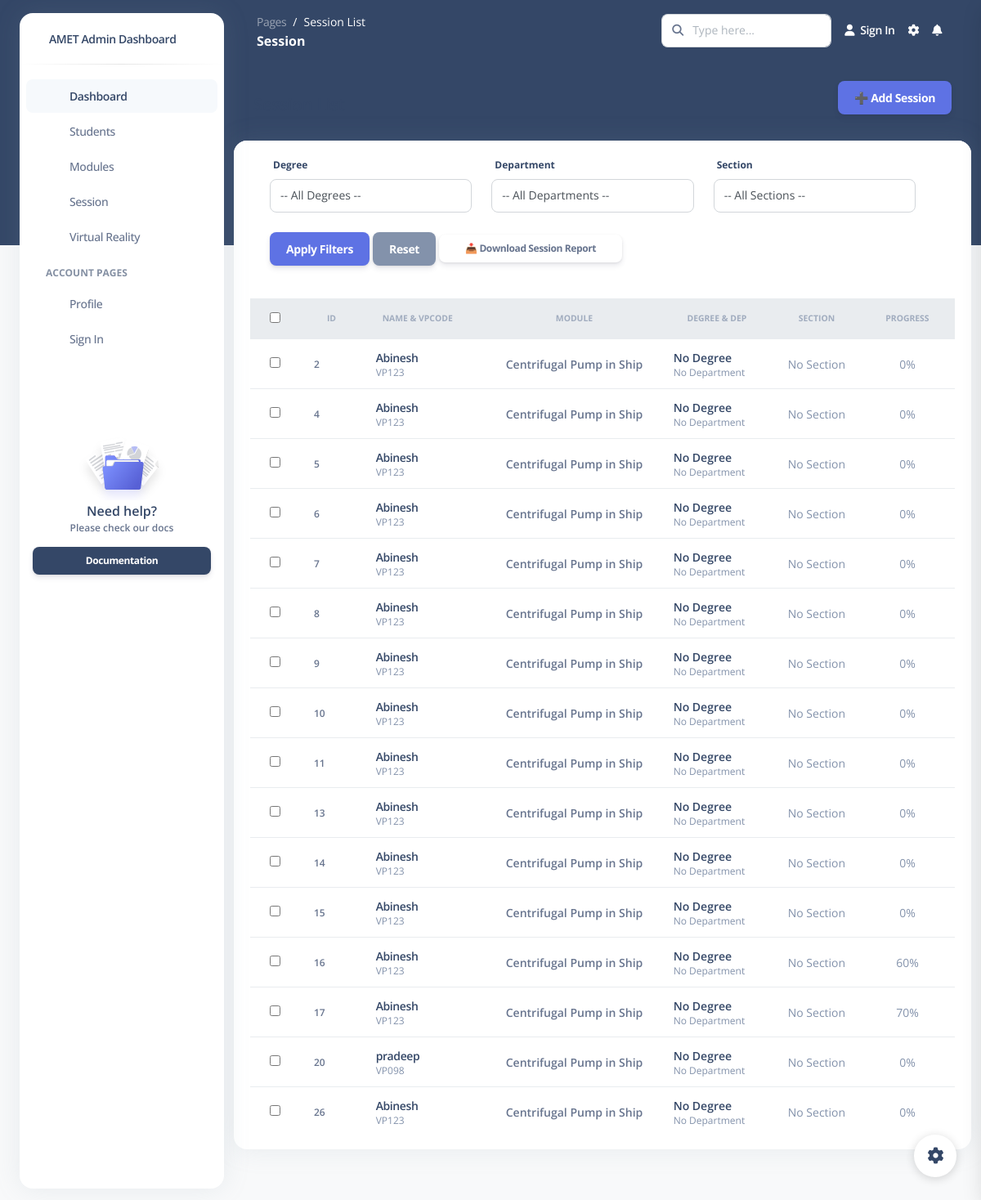
Before: /sessions/ with the older database file.
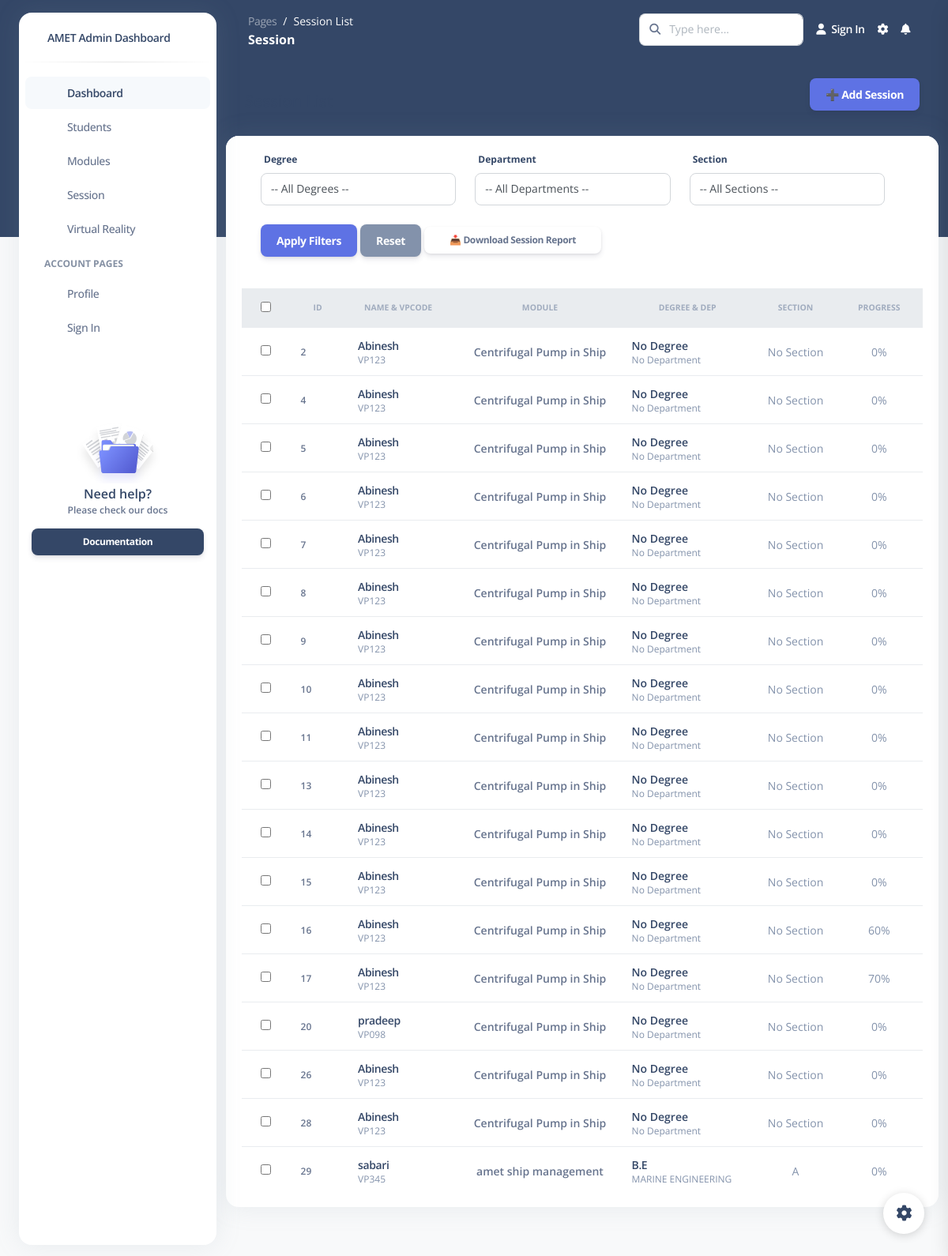
After: the same page with the newer database file.
### students/models.py (models this page shows, shortened)
class Session(models.Model):
    student = models.ForeignKey(Student, on_delete=models.CASCADE)
    module = models.ForeignKey(Module, on_delete=models.CASCADE)
    check_in = models.DateTimeField(auto_now_add=True)
    check_out = models.DateTimeField(null=True, blank=True)
    progress = models.IntegerField(default=0)

class Student(models.Model):
    name = models.CharField(max_length=100)
    degree = models.ForeignKey(Degree, on_delete=models.SET_NULL, null=True, blank=True)
    department = models.ForeignKey(Department, on_delete=models.SET_NULL, null=True, blank=True,default=1)
    section = models.ForeignKey(Section, on_delete=models.SET_NULL, null=True, blank=True)
    email = models.EmailField(unique=True, null=True, blank=True)
    vp_code = models.CharField(max_length=20, unique=True)
    created_at = models.DateTimeField(default=timezone.now)

class Module(models.Model):
    name = models.CharField(max_length=100)
    description = models.TextField(null=True, blank=True)
    created_at = models.DateTimeField(default=timezone.now)

class Degree(models.Model):
    name = models.CharField(max_length=100)

class Department(models.Model):
    degree = models.ForeignKey(Degree, on_delete=models.CASCADE)
    name = models.CharField(max_length=100)

class Section(models.Model):
    department = models.ForeignKey(Department, on_delete=models.CASCADE)
    section = models.CharField(max_length=10)

### students/views.py (the view)
# urls.py: path('sessions/', sessions_list, name='sessions_list'),
def sessions_list(request):
    sessions = Session.objects.select_related(
    'student',
    'student__degree',
    'student__department',
    'student__section',
    'module'
).all()
    context = {
        'sessions': sessions,
    }
    return render(request, 'sessions_list.html', context)

### students/templates/sessions_list.html (shortened to what this page needs)
{% load static %}
<!DOCTYPE html>
<html lang="en">
<head>
  <link href="https://demos.creative-tim.com/argon-dashboard-pro/assets/css/nucleo-icons.css" rel="stylesheet" />
  <link href="https://demos.creative-tim.com/argon-dashboard-pro/assets/css/nucleo-svg.css" rel="stylesheet" />
  <link id="pagestyle" href="{% static 'css/argon-dashboard.css' %}" rel="stylesheet" />
</head>
<body class="g-sidenav-show   bg-gray-100">
  <div class="min-height-300 bg-dark position-absolute w-100"></div>
  <aside class="sidenav bg-white navbar navbar-vertical navbar-expand-xs border-0 border-radius-xl my-3 fixed-start ms-4 " id="sidenav-main">
    <div class="sidenav-header">
      <a class="navbar-brand m-0" href="{% url 'admin_dashboard' %}"  >
        <span class="ms-1 font-weight-bold">AMET Admin Dashboard</span>
      </a>
    </div>
    <hr class="horizontal dark mt-0">
    <div class="collapse navbar-collapse  w-auto " id="sidenav-collapse-main">
      <ul class="navbar-nav">
        <li class="nav-item">
          <a class="nav-link active" href="{% url 'admin_dashboard' %}">
            <div class="icon icon-shape icon-sm border-radius-md text-center me-2 d-flex align-items-center justify-content-center">
            </div>
            <span class="nav-link-text ms-1">Dashboard</span>
          </a>
        </li>
        <li class="nav-item">
          <a class="nav-link " href="{% url 'student_profile' %}">
            <div class="icon icon-shape icon-sm border-radius-md text-center me-2 d-flex align-items-center justify-content-center">
            </div>
            <span class="nav-link-text ms-1">Students</span>
          </a>
        </li>
        <li class="nav-item">
          <a class="nav-link " href="{% url 'module_list' %}">
            <div class="icon icon-shape icon-sm border-radius-md text-center me-2 d-flex align-items-center justify-content-center">
            </div>
            <span class="nav-link-text ms-1">Modules</span>
          </a>
        </li>
        <li class="nav-item">
          <a class="nav-link " href="{% url 'sessions_list' %}">
            <div class="icon icon-shape icon-sm border-radius-md text-center me-2 d-flex align-items-center justify-content-center">
            </div>
            <span class="nav-link-text ms-1">Session</span>
          </a>
        </li>
        <li class="nav-item">
          <a class="nav-link " href="">
            <div class="icon icon-shape icon-sm border-radius-md text-center me-2 d-flex align-items-center justify-content-center">
            </div>
            <span class="nav-link-text ms-1">Virtual Reality</span>
          </a>
        </li>
        <li class="nav-item mt-3">
          <h6 class="ps-4 ms-2 text-uppercase text-xs font-weight-bolder opacity-6">Account pages</h6>
        </li>
        <li class="nav-item">
          <a class="nav-link " href="">
            <div class="icon icon-shape icon-sm border-radius-md text-center me-2 d-flex align-items-center justify-content-center">
            </div>
            <span class="nav-link-text ms-1">Profile</span>
          </a>
        </li>
        <li class="nav-item">
          <a class="nav-link " href="{% url 'admin_login' %}">
            <div class="icon icon-shape icon-sm border-radius-md text-center me-2 d-flex align-items-center justify-content-center">
            </div>
            <span class="nav-link-text ms-1">Sign In</span>
          </a>
        </li>
      </ul>
    </div>
    <div class="sidenav-footer mx-3 ">
      <div class="card card-plain shadow-none" id="sidenavCard">
        <img class="w-50 mx-auto" src="{% static 'asset/img copy/illustrations/icon-documentation.svg' %}" alt="sidebar_illustration">
        <div class="card-body text-center p-3 w-100 pt-0">
          <div class="docs-info">
            <h6 class="mb-0">Need help?</h6>
            <p class="text-xs font-weight-bold mb-0">Please check our docs</p>
          </div>
        </div>
      <a href="" target="_blank" class="btn btn-dark btn-sm w-100 mb-3">Documentation</a>
    </div>
  </aside>
  <main class="main-content position-relative border-radius-lg ">
    <nav class="navbar navbar-main navbar-expand-lg px-0 mx-4 shadow-none border-radius-xl " id="navbarBlur" data-scroll="false">
      <div class="container-fluid py-1 px-3">
        <nav aria-label="breadcrumb">
          <ol class="breadcrumb bg-transparent mb-0 pb-0 pt-1 px-0 me-sm-6 me-5">
            <li class="breadcrumb-item text-sm"><a class="opacity-5 text-white" href="javascript:;">Pages</a></li>
            <li class="breadcrumb-item text-sm text-white active" aria-current="page">Session List</li>
          </ol>
          <h6 class="font-weight-bolder text-white mb-0">Session</h6>
        </nav>
        <div class="collapse navbar-collapse mt-sm-0 mt-2 me-md-0 me-sm-4" id="navbar">
          <div class="ms-md-auto pe-md-3 d-flex align-items-center">
            <div class="input-group">
              <span class="input-group-text text-body"><i class="fas fa-search" aria-hidden="true"></i></span>
              <input type="text" class="form-control" placeholder="Type here...">
            </div>
          </div>
          <ul class="navbar-nav  justify-content-end">
            <li class="nav-item d-flex align-items-center">
              <a href="{% url 'admin_login' %}" class="nav-link text-white font-weight-bold px-0">
                <i class="fa fa-user me-sm-1"></i>
                <span class="d-sm-inline d-none">Sign In</span>
              </a>
            </li>
            <li class="nav-item px-3 d-flex align-items-center">
              <a href="javascript:;" class="nav-link text-white p-0">
                <i class="fa fa-cog fixed-plugin-button-nav cursor-pointer"></i>
              </a>
            </li>
            <li class="nav-item dropdown pe-2 d-flex align-items-center">
              <a href="javascript:;" class="nav-link text-white p-0" id="dropdownMenuButton" data-bs-toggle="dropdown" aria-expanded="false">
                <i class="fa fa-bell cursor-pointer"></i>
              </a>
            </li>
          </ul>
        </div>
      </div>
    </nav>
   <div class="container-fluid py-4">
  <div class="d-flex justify-content-between align-items-center px-4 mb-3">
    <h5 class="mb-0 fw-bold">Session List</h5>
    <a href="" class="btn btn-primary">
      ➕ Add Session
    </a>
  </div>
  <div class="row">
    <div class="col-12">
      <div class="card mb-4">
        <div class="card-header pb-0">
        </div>
      <form method="get" class="row g-2 px-4 mb-3">
  <div class="row px-4 mb-3">
    <div class="col-md-4">
      <label for="degree">Degree</label>
      <select name="degree" id="degree" class="form-control">
        <option value="">-- All Degrees --</option>
      </select>
    </div>
    <div class="col-md-4">
      <label for="department">Department</label>
      <select name="department" id="department" class="form-control">
        <option value="">-- All Departments --</option>
      </select>
    </div>
    <div class="col-md-4">
      <label for="section">Section</label>
      <select name="section" id="section" class="form-control">
        <option value="">-- All Sections --</option>
      </select>
    </div>
  </div>
  <div class="px-4 mb-3">
    <button type="submit" class="btn btn-primary">Apply Filters</button>
    <a href="{% url 'sessions_list' %}" class="btn btn-secondary">Reset</a>
    <a href="{% url 'export_session_report' %}" class="btn btn btn-sm">
  📥 Download Session Report
</a>
</div>
 <div class="table-responsive p-0">
  <table class="table align-items-center mb-0">
    <thead class="bg-light">
      <tr>
        <th class="ps-4"><input type="checkbox" id="select-all" /></th>
        <th class="text-uppercase text-secondary text-xxs font-weight-bolder opacity-7">ID</th>
        <th class="text-uppercase text-secondary text-xxs font-weight-bolder opacity-7">Name & VPCode</th>
        <th class="text-uppercase text-secondary text-xxs font-weight-bolder opacity-7 text-center">Module</th>
        <th class="text-uppercase text-secondary text-xxs font-weight-bolder opacity-7 text-center">Degree & Dep</th>
        <th class="text-uppercase text-secondary text-xxs font-weight-bolder opacity-7 text-center">Section</th>
        <th class="text-uppercase text-secondary text-xxs font-weight-bolder opacity-7 text-center">Progress</th>
      </tr>
    </thead>
    <tbody>
      {% for session in sessions %}
      <tr>
        <td class="ps-4">
          <input type="checkbox" name="selected_ids" value="{{ session.id }}">
        </td>
        <td><p class="text-xs font-weight-bold mb-0">{{ session.id }}</p></td>
        <td>
          <div class="d-flex px-2 py-1 align-items-center">
            <div class="d-flex flex-column justify-content-center">
              <h6 class="mb-0 text-sm">
                <a href="{% url 'edit_student' session.student.id %}">{{ session.student.name }}</a>
              </h6>
              <p class="text-xs text-secondary mb-0">{{ session.student.vp_code }}</p>
            </div>
          </div>
        </td>
        <td class="text-center"><p class="text-sm font-weight-bold mb-0">{{ session.module.name }}</p></td>
<td>
  <div class="d-flex px-2 py-1 align-items-center">
    <div class="d-flex flex-column justify-content-center">
      <h6 class="mb-0 text-sm">
        {% if session.student.degree %}
          <a href="">{{ session.student.degree.name }}</a>
        {% else %}
          No Degree
        {% endif %}
      </h6>
      <p class="text-xs text-secondary mb-0">
        {% if session.student.department %}
          {{ session.student.department.name }}
        {% else %}
          No Department
        {% endif %}
      </p>
    </div>
  </div>
</td>
<td class="text-center">
  <p class="text-sm text-secondary mb-0">
    {% if session.student.section %}
      {{ session.student.section.section }}
    {% else %}
      No Section
    {% endif %}
  </p>
</td>
        <td class="text-center">
          <p class="text-sm text-secondary mb-0">{{ session.progress }}%</p>
        </td>
      </tr>
      {% empty %}
      <tr>
        <td colspan="7" class="text-center py-4"><p class="text-muted mb-0">No sessions found.</p></td>
      </tr>
      {% endfor %}
    </tbody>
  </table>
</div>
</form>
      </div>
    </div>
  </div>
  <footer class="footer pt-3">
  </footer>
</div>
  </main>
  <div class="fixed-plugin">
    <a class="fixed-plugin-button text-dark position-fixed px-3 py-2">
      <i class="fa fa-cog py-2"> </i>
    </a>
  </div>
</body>
</html>

Changed rows visible on the page:
added Session: id "28", student.name "Abinesh", student.vp_code "VP123", module.name "Centrifugal Pump in Ship", shows "No Degree", shows "No Department", shows "No Section", progress "0"
added Session: id "29", student.name "sabari", student.vp_code "VP345", module.name "amet ship management", student.degree.name "B.E", student.department.name "MARINE ENGINEERING", student.section.section "A", progress "0"
